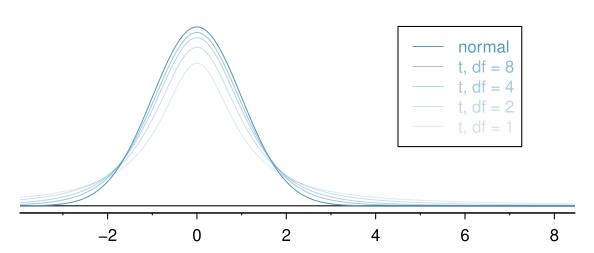

The script that drew this image:
library(openintro)
data(COL)

myPDF('tDistConvergeToNormalDist.pdf', 5.94, 2.53,
      mar = c(2, 1, 1, 1),
      mgp = c(5, 0.6, 0))
plot(c(-3.5, 8),
     c(0, dnorm(0)),
     type = 'n',
     axes = FALSE)
at <- seq(-4, 10, 2)
axis(1, at)
axis(1, at - 1, rep("", length(at)), tcl = -0.1)
abline(h = 0)

COL. <- fadeColor(COL[1], c("FF", "89", "68", "4C", "33"))
COLt <- fadeColor(COL[1], c("FF", "AA", "85", "60", "45"))
DF   <- c('normal', 8, 4, 2, 1)

X <- seq(-5, 10, 0.02)
Y <- dnorm(X)
lines(X, Y, col = COL.[1])

for (i in 2:5) {
  Y <- dt(X, as.numeric(DF[i]))
  lines(X, Y, col = COL.[i])
}

legend(4.5, 0.4,
       legend = c(DF[1],
       paste('t, df = ', DF[2:5], sep = '')),
       col = COL.,
       text.col = COLt,
       lty = rep(1, 5))

dev.off()
